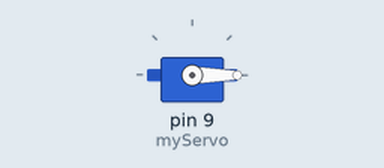
Recording of a sketch running on a simulated Arduino Uno, built with avr-gcc and run on an emulated ATmega328P. Parts: servo.

Above: at 0.05 s.
At 3.0 s:
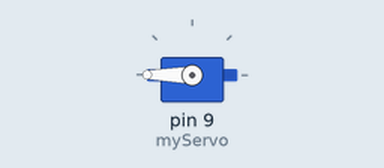
Timing chart, 0 to 6.9 s (numbered marks = the images above):
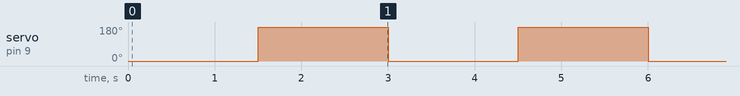

Measured:
- by itself, servo on pin 9 (myServo): alternates 180° for 1.5 s and 0° for 1.5 s

The sketch:

temp.ino
```cpp
// gen by ChatGPT

#include <Servo.h>

Servo myServo;

// Adjust these to your servo's specs
const int minPulse = 500;    // microseconds for 0°
const int maxPulse = 2500;   // microseconds for 270°

void setup() {
  myServo.attach(9); // attach servo to pin 9
}

void loop() {
  int angle = 0; // example angle 0 to 270

  // Map angle 0-270 to pulse width 500-2500 us

  int pulse = map(0, 0, 270, minPulse, maxPulse);
  myServo.writeMicroseconds(pulse);
  delay(1500); // servo pulse refresh rate

  pulse = map(270, 0, 270, minPulse, maxPulse);
  myServo.writeMicroseconds(pulse);

  delay(1500); // servo pulse refresh rate
}
```
